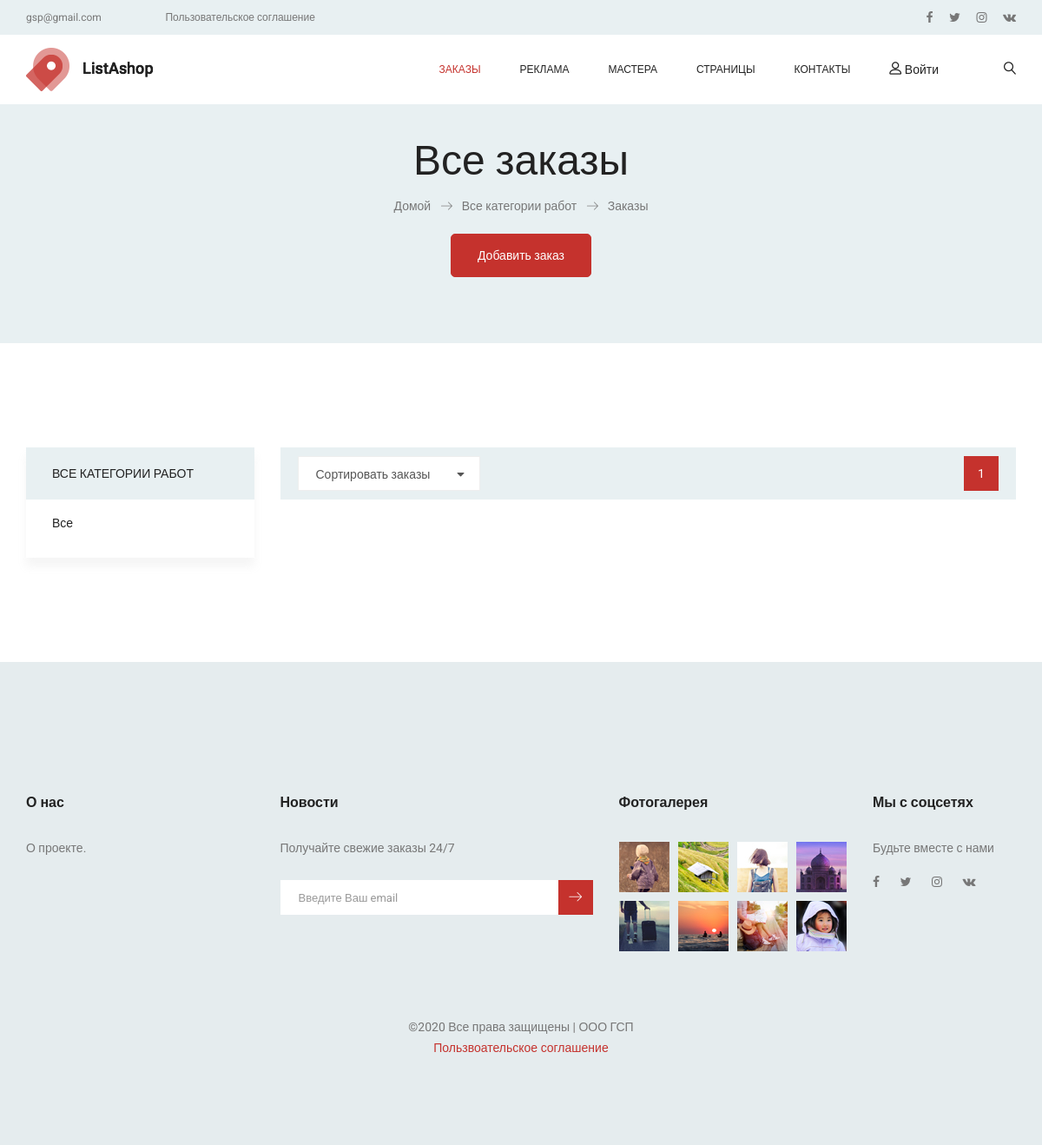
The app's page /, older data.
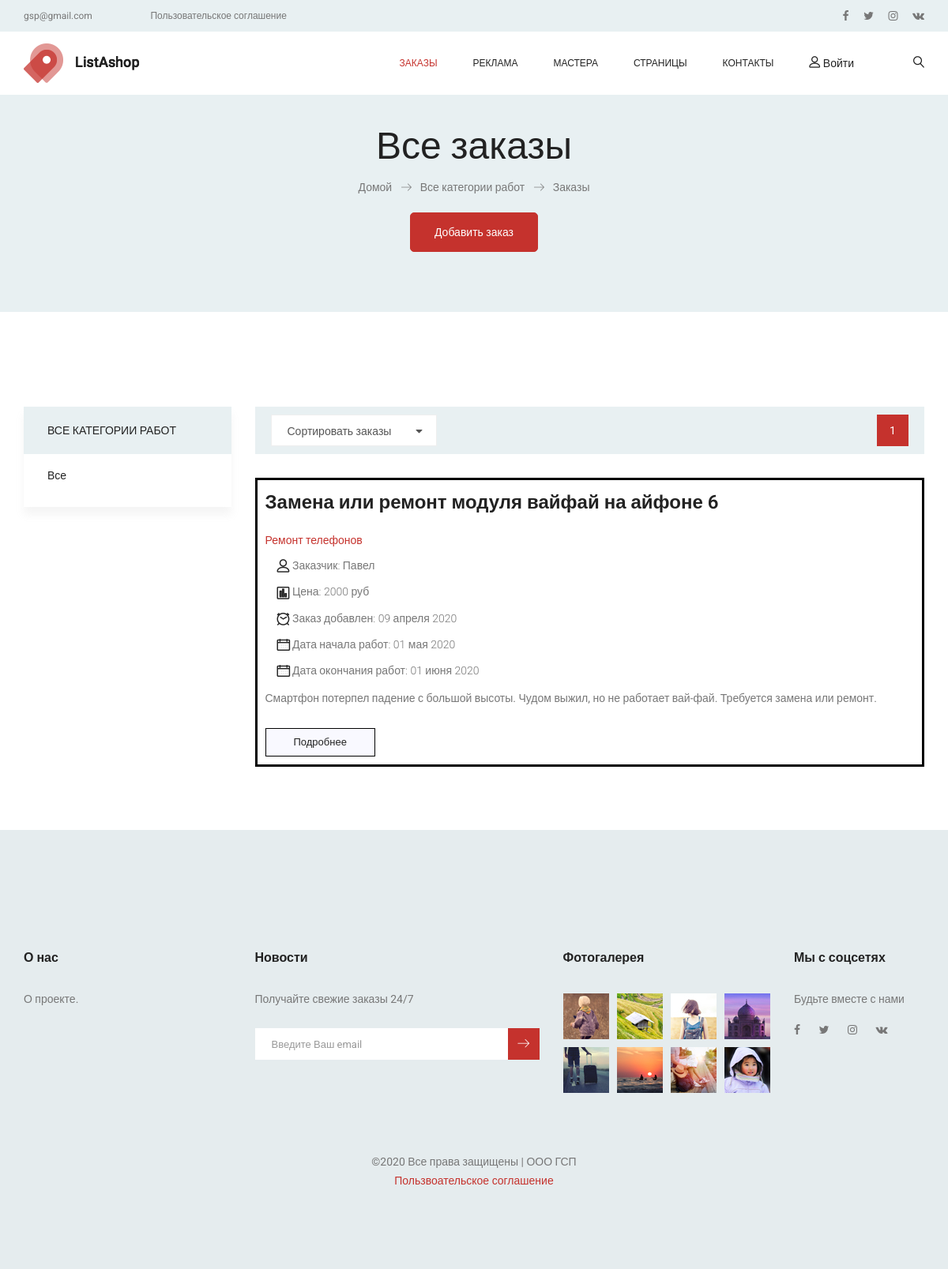
The same page, newer data.
### job/models.py (models this page shows, shortened)
class Offer(models.Model):
    category = TreeManyToManyField(Category, related_name='offers', blank=True, verbose_name='Категория работ')
    first_name = models.CharField(blank=True, null=True, default=None, max_length=200, verbose_name='Имя заказчика')
    last_name = models.CharField(blank=True, null=True, default=None, max_length=200, verbose_name='Фамилия заказчика')
    middle_name = models.CharField(blank=True, null=True, default=None, max_length=200, verbose_name='Отчество заказчика')
    phone = models.CharField(max_length=64, blank=True, null=True, default=None, verbose_name='Номер тел.')
    email = models.EmailField(max_length=128, blank=True, null=True, default=None, verbose_name='Емейл')
    name = models.CharField(max_length=200, db_index=True, verbose_name='Наименование работ')
    slug = models.SlugField(max_length=200, db_index=True, verbose_name='Слаг')
    image = models.ImageField(upload_to='offers/%Y/%m/%d', blank=True, verbose_name='Фото')
    description = models.TextField(max_length=512, blank=True, verbose_name='Описание работ')
    price = models.DecimalField(blank=True, null=True, default=None, max_digits=10, decimal_places=0,
                                verbose_name='Цена работы')
    start_time = models.DateField(null=True, blank=True, default=None, verbose_name='Дата начала работ')
    end_time = models.DateField(null=True, blank=True, default=None, verbose_name='Дата окончания работ')
    available = models.BooleanField(default=False, verbose_name='Актуальность заказа')
    created = models.DateField(blank=True, null=True, default=timezone.now, verbose_name='Дата создания записи')
    updated = models.DateField(blank=True, null=True, default=timezone.now, verbose_name='Дата ред-ия записи')
    @property
    def Категории(self):
        return "\n".join([p.name for p in self.category.all()])
    class Meta:
        ordering = ('-created', 'name')
        index_together = (('id', 'slug'),)
        verbose_name = 'Предложение о работе'
        verbose_name_plural = 'Предложения о работе'
    def get_absolute_url(self):
        return reverse('job:offer_detail', args=[self.id, self.slug])

class Category(MPTTModel):
    name = models.CharField(max_length=200, db_index=True, unique=True, verbose_name='Подкатегория')
    slug = models.SlugField(max_length=200, null=True, blank=True, unique=True, verbose_name='Nazvanie_kategorii')
    parent = TreeForeignKey('self', on_delete=models.CASCADE, null=True, blank=True, related_name='children',
                            verbose_name='Категория')
    is_active = models.BooleanField(default=True, verbose_name='Активность категории')
    created = models.DateField(blank=True, null=True, default=timezone.now, verbose_name='Дата создания записи')
    updated = models.DateField(blank=True, null=True, default=timezone.now, verbose_name='Дата ред-ия записи')
    class MPTTMeta:
        order_insertion_by = ['name']
        verbose_name = 'Категория -> Подкатегория'
        verbose_name_plural = 'Категории -> Подкатегории'
    class Meta:
        verbose_name = 'Категория -> Подкатегория'
        verbose_name_plural = 'Категории -> Подкатегории'

### job/views.py (the view)
# urls.py: path('', views.offer_list, name='offer_list'),
def offer_list(request, category_slug=None):
    category = None
    categories = Category.objects.filter(is_active=True)
    object_list = Offer.objects.filter(available=True)
    if category_slug:
        category = get_object_or_404(Category, slug=category_slug)
        object_list = object_list.filter(category=category)
    paginator = Paginator(object_list, 8)
    page = request.GET.get('page')
    try:
        offers = paginator.page(page)
    except PageNotAnInteger:
        offers = paginator.page(1)
    except EmptyPage:
        offers = paginator.page(paginator.num_pages)
    return render(request, 'job/list.html', {'category': category,
                                             'categories': categories,
                                             'page': page,
                                             'offers': offers})

### templates/job/list.html (shortened to what this page needs)
{% extends 'base.html' %}
{% load static %}
{% load mptt_tags %}
{% block content %}
<section class="banner_area">
    <div class="banner_inner d-flex align-items-center">
        <div class="container">
            <div class="banner_content text-center">
                <h2>{% if category %}{{ category.name }}{% else %}Все заказы{% endif %}</h2>
                <div class="page_link">
                    <a href="#">Домой</a>
                    <a href="#">Все категории работ</a>
                    <a href="#">{% if category %}{{ category.name }}{% else %}Заказы{% endif %}</a>
                </div>
                <div class="main_add_offer">
        			<a class="main_btn" href="#">Добавить заказ</a>
        		</div>
            </div>
        </div>
    </div>
</section>
<section class="cat_product_area p_120">
    <div class="container">
        <div class="row flex-row-reverse">
            <div class="col-lg-9">
                <div class="product_top_bar">
                    <div class="left_dorp">
                    </div>
                    {% include 'job/pagination.html' with page=offers %}
                </div>
                <div class="latest_product_inner row">
                    {% for offer in offers %}
                        <div class="col-md-12">
                            <div class="offer_post">
                                <div class="offer_details">
                                    <a href="{{ offer.get_absolute_url }}"><h2>{{offer.name}}</h2></a>
                                    <div class="offer_info text-left">
                                        <div class="offer_tag">
                                            <a class="active">{{ offer.Категории }}</a>
                                        </div>
                                        <ul class="offer_meta list">
                                            <li><a href="/"><i class="lnr lnr-user"></i> Заказчик: {{ offer.first_name }}</a></li>
                                            <li><a><i class="lnr lnr-chart-bars"></i> Цена: {{ offer.price }} руб </a></li>
                                            <li><a><i class="lnr lnr-clock"></i> Заказ добавлен: {{ offer.created }}</a></li>
                                            {% if offer.start_time and offer.end_time %}
                                            <li><a><i class="lnr lnr-calendar-full"></i> Дата начала работ: {{ offer.start_time }} </a></li>
                                            <li><a><i class="lnr lnr-calendar-full"></i> Дата окончания работ: {{ offer.end_time }} </a></li>
                                            {% else %}
                                            <li><a><i class="lnr lnr-calendar-full"></i> Начать работы в любое время </a></li>
                                            {% endif %}
                                        </ul>
                                    </div>
                                    <p>{{offer.description|truncatechars:220}}</p>
                                    <a href="{{ offer.get_absolute_url }}" class="white_bg_btn">Подробнее</a>
                                </div>
                            </div>
                        </div>
                    {% endfor %}
                </div>
            </div>
            <div class="col-lg-3">
                <div class="left_sidebar_area">
                    <aside class="left_widgets cat_widgets">
                        <div class="l_w_title">
                            <h3>Все категории работ</h3>
                        </div>
                        <div class="widgets_inner">
                            <ul class="list">
                                <li {% if not category %} class="selected" {% endif %}>
                                    <a href="{% url "job:offer_list" %}">Все</a>
                                </li>
                            </ul>
                        </div>
                    </aside>
                </div>
            </div>
        </div>
    </div>
</section>
{% endblock content %}

### templates/base.html (shortened to what this page needs)
{% load static %}
<!DOCTYPE html>
<html lang="en">
<head>
    <link rel="stylesheet" href="{% static 'css/bootstrap.css' %}">
    <link rel="stylesheet" href="{% static 'vendors/linericon/style.css' %}">
    <link rel="stylesheet" href="{% static 'css/font-awesome.min.css' %}">
    <link rel="stylesheet" href="{% static 'vendors/owl-carousel/owl.carousel.min.css' %}">
    <link rel="stylesheet" href="{% static 'vendors/lightbox/simpleLightbox.css' %}">
    <link rel="stylesheet" href="{% static 'vendors/nice-select/css/nice-select.css' %}">
    <link rel="stylesheet" href="{% static 'vendors/animate-css/animate.css' %}">
    <link rel="stylesheet" href="{% static 'vendors/jquery-ui/jquery-ui.css' %}">
    <link rel="stylesheet" href="{% static 'css/style.css' %}">
    <link rel="stylesheet" href="{% static 'css/responsive.css' %}">
</head>
<body>
    {% include 'navbar/navbar.html' %}
    {% block content %}
    {% endblock content %}
    {% include 'footer/footer.html' %}
</body>
</html>

### templates/navbar/navbar.html (shortened to what this page needs)
{% load static %}
<header class="header_area">
    <div class="top_menu row m0">
        <div class="container">
            <div class="float-left">
                <a href="mailto:gsp@gmail.com">gsp@gmail.com</a>
                <a href="#">Пользовательское соглашение</a>
            </div>
            <div class="float-right">
                <ul class="header_social">
                    <li><a href="#"><i class="fa fa-facebook"></i></a></li>
                    <li><a href="#"><i class="fa fa-twitter"></i></a></li>
                    <li><a href="#"><i class="fa fa-instagram"></i></a></li>
                    <li><a href="#"><i class="fa fa-vk"></i></a></li>
                </ul>
            </div>
        </div>
    </div>
    <div class="main_menu">
        <nav class="navbar navbar-expand-lg navbar-light main_box">
            <div class="container">
                <a class="navbar-brand logo_h" href="index.html"><img src="img/logo.png" alt=""></a>
                <div class="collapse navbar-collapse offset" id="navbarSupportedContent">
                    <ul class="nav navbar-nav menu_nav ml-auto">
                        <li class="nav-item active"><a class="nav-link" href="{% url 'job:offer_list' %}">Заказы</a></li>
                        <li class="nav-item submenu dropdown">
                            <a href="#" class="nav-link dropdown-toggle" data-toggle="dropdown" role="button" aria-haspopup="true" aria-expanded="false">Реклама</a>
                        </li>
                        <li class="nav-item submenu dropdown">
                            <a href="#" class="nav-link dropdown-toggle" data-toggle="dropdown" role="button" aria-haspopup="true" aria-expanded="false">Мастера</a>
                        </li>
                        <li class="nav-item submenu dropdown">
                            <a href="#" class="nav-link dropdown-toggle" data-toggle="dropdown" role="button" aria-haspopup="true" aria-expanded="false">Страницы</a>
                        </li>
                        <li class="nav-item"><a class="nav-link" href="#">Контакты</a></li>
                        {% if request.user.is_authenticated %}
                            <li class="nav-item submenu dropdown">
                                <a href="#" class="nav-link dropdown-toggle" data-toggle="dropdown" role="button" aria-haspopup="true" aria-expanded="false"> {{ request.user.first_name }} </a>
                                <ul class="dropdown-menu">
                                    <li class="nav-item"><a class="nav-link" href="{% url 'dashboard' %}">Личный кабинет</a>
                                    <li class="nav-item"><a class="nav-link" href="#">Счета</a>
                                    <li class="nav-item"><a class="nav-link" href="{% url 'logout' %}">Выход</a></li>
                                </ul>
                            </li>
                            {% else %}
                                <li class="nav-item"><a href="{% url 'login' %}" class="cart"><i class="lnr lnr lnr-user"></i> Войти</a></li>
                        {% endif %}
                    </ul>
                    <ul class="nav navbar-nav navbar-right">
                        <li class="nav-item"><a href="#" class="search"><i class="lnr lnr-magnifier"></i></a></li>
                    </ul>
                </div>
            </div>
        </nav>
    </div>
</header>

### templates/job/pagination.html (shortened to what this page needs)
<div class="right_page ml-auto">
    <nav class="cat_page" aria-label="Page navigation example">
        <ul class="pagination">
            {% for i in page.paginator.page_range %}
                {% if page.number == i %}
                    <li class="page-item active"><a class="page-link" href="?page={{ i }}">{{ i }}</a></li>
                {% elif i > page.number|add:'-1' and i < page.number|add:'1' %}
                {% else %}
                    <li class="page-item"><a class="page-link" href="?page={{ i }}">{{ i }}</a></li>
                {% endif %}
            {% endfor %}
        </ul>
    </nav>
</div>

### templates/footer/footer.html (shortened to what this page needs)
{% load static %}
<footer class="footer-area">
    <div class="container">
        <div class="row">
            <div class="col-lg-3  col-md-6 col-sm-6">
                <div class="single-footer-widget">
                    <h6 class="footer_title">О нас</h6>
                    <p>О проекте.</p>
                </div>
            </div>
            <div class="col-lg-4 col-md-6 col-sm-6">
                <div class="single-footer-widget">
                    <h6 class="footer_title">Новости</h6>
                    <p>Получайте свежие заказы 24/7</p>
                    <div id="mc_embed_signup">
                        <form target="_blank" action="" method="get" class="subscribe_form relative">
                            <div class="input-group d-flex flex-row">
                                <input name="EMAIL" placeholder="Введите Ваш email" onfocus="this.placeholder = ''" onblur="this.placeholder = 'Email Address '" required="" type="email">
                                <button class="btn sub-btn"><span class="lnr lnr-arrow-right"></span></button>
                            </div>
                        </form>
                    </div>
                </div>
            </div>
            <div class="col-lg-3 col-md-6 col-sm-6">
                <div class="single-footer-widget instafeed">
                    <h6 class="footer_title">Фотогалерея</h6>
                    <ul class="list instafeed d-flex flex-wrap">
                        <li><img src="static/img/instagram/Image-01.jpg" alt=""></li>
                        <li><img src="static/img/instagram/Image-02.jpg" alt=""></li>
                        <li><img src="static/img/instagram/Image-03.jpg" alt=""></li>
                        <li><img src="static/img/instagram/Image-04.jpg" alt=""></li>
                        <li><img src="static/img/instagram/Image-05.jpg" alt=""></li>
                        <li><img src="static/img/instagram/Image-06.jpg" alt=""></li>
                        <li><img src="static/img/instagram/Image-07.jpg" alt=""></li>
                        <li><img src="static/img/instagram/Image-08.jpg" alt=""></li>
                    </ul>
                </div>
            </div>
            <div class="col-lg-2 col-md-6 col-sm-6">
                <div class="single-footer-widget f_social_wd">
                    <h6 class="footer_title">Мы с соцсетях</h6>
                    <p>Будьте вместе с нами</p>
                    <div class="f_social">
                        <a href="#"><i class="fa fa-facebook"></i></a>
                        <a href="#"><i class="fa fa-twitter"></i></a>
                        <a href="#"><i class="fa fa-instagram"></i></a>
                        <a href="#"><i class="fa fa-vk"></i></a>
                    </div>
                </div>
            </div>
        </div>
        <div class="row footer-bottom d-flex justify-content-between align-items-center">
            <p class="col-lg-12 footer-text text-center">
&copy;<script>document.write(new Date().getFullYear());</script> Все права защищены | ООО ГСП  <br><a href="#" target="_blank">Пользвоательское соглашение</a></p>
        </div>
    </div>
</footer>

### static/static_dev/css/responsive.css (style rules this page uses)
@media (max-width:1619px) { .header_area .navbar .search { margin-left: 40px; } }

Row changes from the older to the newer data that the page shows:
added Offer: name "Замена или ремонт модуля вайфай на айфоне 6", Категории "Ремонт телефонов", first_name "Павел", price "2000", created "09 апреля 2020", start_time "01 мая 2020", end_time "01 июня 2020", description "Смартфон потерпел падение с большой высоты. Чудом выжил, но не работает вай-фай. Требуется замена или ремонт."
